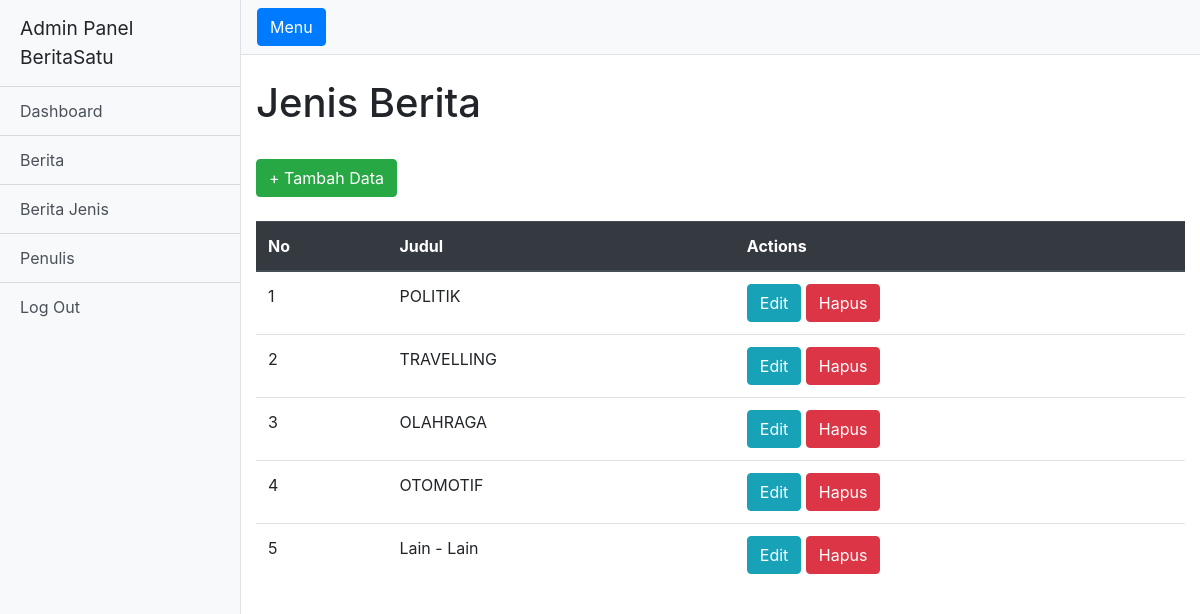
The app's page /admin/berita-jenis/index.php with its own data.
### tables this page shows
CREATE TABLE `berita_jenis` (
  `id` int(11) NOT NULL,
  `judul` varchar(150) NOT NULL
);

### admin/berita-jenis/index.php (the view, shortened to what this page needs)
<!DOCTYPE html>
<html lang="en">
<?php
	include '../../config/koneksi.php';
?>
 <head>
  <link href="../../vendor/bootstrap/css/bootstrap.min.css" rel="stylesheet">
  <link href="../../css/simple-sidebar.css" rel="stylesheet">
</head>
<body>
  <div class="d-flex" id="wrapper">
    <div class="bg-light border-right" id="sidebar-wrapper">
      <div class="sidebar-heading">Admin Panel BeritaSatu </div>
      <div class="list-group list-group-flush">
        <a href="../index.php" class="list-group-item list-group-item-action bg-light">Dashboard</a>
        <a href="../berita/index.php" class="list-group-item list-group-item-action bg-light">Berita</a>
        <a href="#" class="list-group-item list-group-item-action bg-light">Berita Jenis</a>
        <a href="../penulis/index.php" class="list-group-item list-group-item-action bg-light">Penulis</a>
        <a href="../login/logout.php" class="list-group-item list-group-item-action bg-light">Log Out</a>
      </div>
    </div>
    <div id="page-content-wrapper">
      <nav class="navbar navbar-expand-lg navbar-light bg-light border-bottom">
        <button class="btn btn-primary" id="menu-toggle">Menu</button>
      </nav>
      <div class="container-fluid">
        <div class="row">
          <div class="col-md">
            <h1 class="mt-4">Jenis Berita</h1>
              <br>
            <a href="form-add.php">
              <button type="button" class="btn btn-success">+ Tambah Data </button><br><br>
            </a>
             <table class="table">
              <thead class="thead-dark">
                <tr>
                  <th scope="col">No</th>
                  <th scope="col">Judul</th>
                  <th scope="col">Actions</th>
                </tr>
              </thead>
              <tbody>
                <?php
                  $penuliss = mysqli_query($koneksi, 'SELECT * from berita_jenis');
                  $no = 1;
                  foreach ($penuliss as $penulis) {
                    echo "<tr>
                        <td>$no</td>
                        <td>" . $penulis['judul']. "</td>
                        <td><a href ='form-edit.php?id=$penulis[id]'><button type='button' class='btn btn-info'>Edit</button></a>
                          <a href ='delete.php?id=$penulis[id]'><button type='button' class='btn btn-danger'>Hapus</button></a>
                        </td>
                      </tr>";
                    $no++;
                  }
    ?>
              </tbody>
            </table>
            </div>
            </div>
          </div>
        </div>
      </div>
</body>
</html>

### css/simple-sidebar.css (style rules this page uses)
body { overflow-x: hidden; }
#sidebar-wrapper { min-height: 100vh; margin-left: -15rem; -webkit-transition: margin .25s ease-out; -moz-transition: margin .25s ease-out; -o-transition: margin .25s ease-out; transition: margin .25s ease-out; }
#sidebar-wrapper .sidebar-heading { padding: 0.875rem 1.25rem; font-size: 1.2rem; }
#sidebar-wrapper .list-group { width: 15rem; }
#page-content-wrapper { min-width: 100vw; }
@media (min-width: 768px) { #sidebar-wrapper { margin-left: 0; } }
@media (min-width: 768px) { #page-content-wrapper { min-width: 0; width: 100%; } }

### records on screen
berita_jenis: judul "POLITIK"
berita_jenis: judul "TRAVELLING"
berita_jenis: judul "OLAHRAGA"
berita_jenis: judul "OTOMOTIF"
berita_jenis: judul "Lain - Lain"
